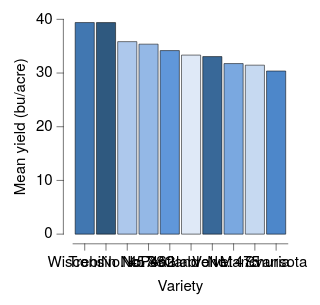

This figure's Vega-Lite source:
### Vega-Lite specification from a JSON file in a GitHub repository (floating-point values rounded to 4 significant figures)
{"background": null, "config": {"arc": {"fill": "#DBDBDB", "fillOpacity": 1.0, "innerRadius": 25.0, "padAngle": 0.03, "stroke": "black", "strokeOpacity": 1, "strokeWidth": 0.25}, "area": {"fill": "#DBDBDB", "fillOpacity": 1.0, "stroke": "black", "strokeOpacity": 1, "strokeWidth": 0.25}, "axis": {"domain": true, "domainCap": "round", "domainColor": "black", "domainWidth": 0.25, "grid": false, "gridCap": "round", "gridColor": "#F1F1F1", "gridDash": [0, 0], "gridOpacity": 1.0, "gridWidth": 0.25, "labelColor": "black", "labelFont": "HelveticaNeue", "labelFontSize": 7, "labelFontStyle": "normal", "labelFontWeight": 400, "offset": 4.5, "ticks": true, "tickCap": "round", "tickColor": "black", "tickRound": false, "tickSize": 3, "tickWidth": 0.25, "titleColor": "black", "titleFont": "HelveticaNeue", "titleFontSize": 7, "titleFontStyle": "normal", "titleFontWeight": 400}, "axisX": {"domain": true, "labelAlign": "center", "labelAngle": 0, "labels": true, "ticks": true, "translate": 0}, "axisY": {"domain": true, "labelAlign": "right", "labelAngle": 0, "labels": true, "ticks": true, "translate": 0}, "axisRight": {"domain": true, "labelAlign": "left", "labelAngle": 0, "labels": true, "ticks": true, "translate": 0}, "axisTop": {"domain": true, "labelAlign": "center", "labelAngle": 0, "labels": true, "ticks": true, "translate": 0}, "axisBand": {"tickOffset": 0}, "bar": {"fill": "#DBDBDB", "fillOpacity": 1.0, "stroke": "black", "strokeOpacity": 1, "strokeWidth": 0.25}, "boxplot": {"size": 9.0, "ticks": {"cornerRadius": 0.25, "fill": "black", "size": 4.5, "thickness": 0.25}, "box": {"fillOpacity": 1.0, "stroke": "black", "strokeOpacity": 1, "strokeWidth": 0.25}, "median": {"fill": "black", "fillOpacity": 1.0, "size": 9.0, "thickness": 0.25}, "rule": {"fill": "black", "fillOpacity": 1.0, "size": 10.0, "stroke": "black", "strokeDash": [0, 0], "strokeOpacity": 1, "strokeWidth": 0.25}, "outliers": {"color": "black", "fill": "black", "fillOpacity": 1.0, "size": 0, "stroke": "black", "strokeOpacity": 1, "strokeWidth": 0.25}}, "circle": {"fill": "black", "fillOpacity": 1.0, "size": 0.5, "stroke": null, "strokeOpacity": 1, "strokeWidth": 0.25}, "errorband": {"band": {"fillOpacity": 0.6, "stroke": null, "strokeWidth": 0.25, "strokeOpacity": 1}, "borders": {"opacity": 0, "strokeOpacity": 0.25, "strokeWidth": 1}}, "errorbar": {"opacity": 1, "rule": {"strokeDash": [0, 0], "strokeWidth": 0.5}, "ticks": {"color": "black", "cornerRadius": 0.25, "opacity": 1, "size": 6.0, "thickness": 0.5}, "thickness": 0.5}, "font": "HelveticaNeue", "geoshape": {"fill": "#DBDBDB", "fillOpacity": 1.0, "stroke": "black", "strokeOpacity": 1, "strokeWidth": 0.25}, "header": {"labelColor": "black", "labelFont": "HelveticaNeue", "labelFontSize": 7, "labelFontStyle": "normal", "labelFontWeight": 400, "titleColor": "black", "titleFont": "HelveticaNeue", "titleFontSize": 7, "titleFontStyle": "normal", "titleFontWeight": 400, "titlePadding": 0}, "legend": {"disable": false, "offset": 4.5, "gradientLength": 50.0, "gradientThickness": 5.0, "gradientOpacity": 1.0, "gradientStrokeColor": "black", "gradientStrokeWidth": 0.25, "labelColor": "black", "labelFont": "HelveticaNeue", "labelFontSize": 7, "labelFontStyle": "normal", "labelFontWeight": 400, "strokeColor": "black", "strokeWidth": 0, "symbolSize": 42, "symbolStrokeColor": "black", "symbolStrokeWidth": 0.25, "titleColor": "black", "titleFont": "HelveticaNeue", "titleFontSize": 7, "titleFontStyle": "normal", "titleFontWeight": 400}, "line": {"color": "black", "stroke": "black", "strokeCap": "round", "strokeDash": [0, 0], "strokeOpacity": 1, "strokeWidth": 0.375}, "point": {"filled": true, "fill": "#DBDBDB", "fillOpacity": 1.0, "size": 5.0, "stroke": "black", "strokeOpacity": 1, "strokeWidth": 0.25}, "range": {"category": ["#DFE9F7", "#C6D9F1", "#ADC8EC", "#94B8E6", "#7AA8E0", "#6097DA", "#4D87CA", "#4177B1", "#386898", "#2F597F", "#264A69", "#1D3A58"], "diverging": {"scheme": ["#DFE9F7", "#C6D9F1", "#ADC8EC", "#94B8E6", "#7AA8E0", "#6097DA", "#4D87CA", "#4177B1", "#386898", "#2F597F", "#264A69", "#1D3A58"]}, "heatmap": {"scheme": ["#DFE9F7", "#C6D9F1", "#ADC8EC", "#94B8E6", "#7AA8E0", "#6097DA", "#4D87CA", "#4177B1", "#386898", "#2F597F", "#264A69", "#1D3A58"]}, "ordinal": {"scheme": ["#DFE9F7", "#C6D9F1", "#ADC8EC", "#94B8E6", "#7AA8E0", "#6097DA", "#4D87CA", "#4177B1", "#386898", "#2F597F", "#264A69", "#1D3A58"]}, "ramp": {"scheme": ["#DFE9F7", "#C6D9F1", "#ADC8EC", "#94B8E6", "#7AA8E0", "#6097DA", "#4D87CA", "#4177B1", "#386898", "#2F597F", "#264A69", "#1D3A58"]}}, "rule": {"color": "black", "stroke": "black", "strokeCap": "round", "strokeDash": [2, 2], "strokeOpacity": 1, "strokeWidth": 0.25}, "scale": {"bandPaddingInner": 0.1, "bandPaddingOuter": 0.1, "round": false}, "rect": {"fill": "#DBDBDB", "fillOpacity": 1.0, "stroke": "black", "strokeOpacity": 1, "strokeWidth": 0.25}, "square": {"fill": "#DBDBDB", "fillOpacity": 1.0, "size": 10.0, "stroke": "black", "strokeOpacity": 1, "strokeWidth": 0.25}, "text": {"color": "black", "font": "HelveticaNeue", "fontSize": 7, "fontStyle": "normal", "fontWeight": 400}, "title": {"anchor": "middle", "frame": "group", "color": "black", "font": "HelveticaNeue", "fontSize": 7, "fontStyle": "normal", "fontWeight": 400, "subtitleColor": "black", "subtitleFont": "HelveticaNeue", "subtitleFontSize": "HelveticaNeue", "subtitleFontStyle": "normal", "subtitleFontWeight": 400}, "view": {"continuousWidth": 100, "continuousHeight": 100, "discreteWidth": 100, "discreteHeight": 100, "fill": null, "stroke": null, "strokeWidth": 0.25}}, "data": {"name": "data-9cc0564cb5591205eeeca8d2429dd11b"}, "mark": {"type": "bar"}, "encoding": {"color": {"field": "variety", "legend": null, "type": "nominal"}, "x": {"field": "variety", "sort": "-y", "title": "Variety", "type": "nominal"}, "y": {"aggregate": "mean", "field": "yield", "title": "Mean yield (bu/acre)", "type": "quantitative"}}, "$schema": "https://vega.github.io/schema/vega-lite/v6.4.1.json", "datasets": {"data-9cc0564cb5591205eeeca8d2429dd11b": [{"yield": 27.0, "variety": "Manchuria", "year": 1931, "site": "University Farm"}, {"yield": 48.87, "variety": "Manchuria", "year": 1931, "site": "Waseca"}, {"yield": 27.43, "variety": "Manchuria", "year": 1931, "site": "Morris"}, {"yield": 39.93, "variety": "Manchuria", "year": 1931, "site": "Crookston"}, {"yield": 32.97, "variety": "Manchuria", "year": 1931, "site": "Grand Rapids"}, {"yield": 28.97, "variety": "Manchuria", "year": 1931, "site": "Duluth"}, {"yield": 43.07, "variety": "Glabron", "year": 1931, "site": "University Farm"}, {"yield": 55.2, "variety": "Glabron", "year": 1931, "site": "Waseca"}, {"yield": 28.77, "variety": "Glabron", "year": 1931, "site": "Morris"}, {"yield": 38.13, "variety": "Glabron", "year": 1931, "site": "Crookston"}, {"yield": 29.13, "variety": "Glabron", "year": 1931, "site": "Grand Rapids"}, {"yield": 29.67, "variety": "Glabron", "year": 1931, "site": "Duluth"}, {"yield": 35.13, "variety": "Svansota", "year": 1931, "site": "University Farm"}, {"yield": 47.33, "variety": "Svansota", "year": 1931, "site": "Waseca"}, {"yield": 25.77, "variety": "Svansota", "year": 1931, "site": "Morris"}, {"yield": 40.47, "variety": "Svansota", "year": 1931, "site": "Crookston"}, {"yield": 29.67, "variety": "Svansota", "year": 1931, "site": "Grand Rapids"}, {"yield": 25.7, "variety": "Svansota", "year": 1931, "site": "Duluth"}, {"yield": 39.9, "variety": "Velvet", "year": 1931, "site": "University Farm"}, {"yield": 50.23, "variety": "Velvet", "year": 1931, "site": "Waseca"}, {"yield": 26.13, "variety": "Velvet", "year": 1931, "site": "Morris"}, {"yield": 41.33, "variety": "Velvet", "year": 1931, "site": "Crookston"}, {"yield": 23.03, "variety": "Velvet", "year": 1931, "site": "Grand Rapids"}, {"yield": 26.3, "variety": "Velvet", "year": 1931, "site": "Duluth"}, {"yield": 36.57, "variety": "Trebi", "year": 1931, "site": "University Farm"}, {"yield": 63.83, "variety": "Trebi", "year": 1931, "site": "Waseca"}, {"yield": 43.77, "variety": "Trebi", "year": 1931, "site": "Morris"}, {"yield": 46.93, "variety": "Trebi", "year": 1931, "site": "Crookston"}, {"yield": 29.77, "variety": "Trebi", "year": 1931, "site": "Grand Rapids"}, {"yield": 33.93, "variety": "Trebi", "year": 1931, "site": "Duluth"}, {"yield": 43.27, "variety": "No. 457", "year": 1931, "site": "University Farm"}, {"yield": 58.1, "variety": "No. 457", "year": 1931, "site": "Waseca"}, {"yield": 28.7, "variety": "No. 457", "year": 1931, "site": "Morris"}, {"yield": 45.67, "variety": "No. 457", "year": 1931, "site": "Crookston"}, {"yield": 32.17, "variety": "No. 457", "year": 1931, "site": "Grand Rapids"}, {"yield": 33.6, "variety": "No. 457", "year": 1931, "site": "Duluth"}, {"yield": 36.6, "variety": "No. 462", "year": 1931, "site": "University Farm"}, {"yield": 65.77, "variety": "No. 462", "year": 1931, "site": "Waseca"}, {"yield": 30.37, "variety": "No. 462", "year": 1931, "site": "Morris"}, {"yield": 48.57, "variety": "No. 462", "year": 1931, "site": "Crookston"}, {"yield": 24.93, "variety": "No. 462", "year": 1931, "site": "Grand Rapids"}, {"yield": 28.1, "variety": "No. 462", "year": 1931, "site": "Duluth"}, {"yield": 32.77, "variety": "Peatland", "year": 1931, "site": "University Farm"}, {"yield": 48.57, "variety": "Peatland", "year": 1931, "site": "Waseca"}, {"yield": 29.87, "variety": "Peatland", "year": 1931, "site": "Morris"}, {"yield": 41.6, "variety": "Peatland", "year": 1931, "site": "Crookston"}, {"yield": 34.7, "variety": "Peatland", "year": 1931, "site": "Grand Rapids"}, {"yield": 32.0, "variety": "Peatland", "year": 1931, "site": "Duluth"}, {"yield": 24.67, "variety": "No. 475", "year": 1931, "site": "University Farm"}, {"yield": 46.77, "variety": "No. 475", "year": 1931, "site": "Waseca"}, {"yield": 22.6, "variety": "No. 475", "year": 1931, "site": "Morris"}, {"yield": 44.1, "variety": "No. 475", "year": 1931, "site": "Crookston"}, {"yield": 19.7, "variety": "No. 475", "year": 1931, "site": "Grand Rapids"}, {"yield": 33.07, "variety": "No. 475", "year": 1931, "site": "Duluth"}, {"yield": 39.3, "variety": "Wisconsin No. 38", "year": 1931, "site": "University Farm"}, {"yield": 58.8, "variety": "Wisconsin No. 38", "year": 1931, "site": "Waseca"}, {"yield": 29.47, "variety": "Wisconsin No. 38", "year": 1931, "site": "Morris"}, {"yield": 49.87, "variety": "Wisconsin No. 38", "year": 1931, "site": "Crookston"}, {"yield": 34.47, "variety": "Wisconsin No. 38", "year": 1931, "site": "Grand Rapids"}, {"yield": 31.6, "variety": "Wisconsin No. 38", "year": 1931, "site": "Duluth"}, {"yield": 26.9, "variety": "Manchuria", "year": 1932, "site": "University Farm"}, {"yield": 33.47, "variety": "Manchuria", "year": 1932, "site": "Waseca"}, {"yield": 34.37, "variety": "Manchuria", "year": 1932, "site": "Morris"}, {"yield": 32.97, "variety": "Manchuria", "year": 1932, "site": "Crookston"}, {"yield": 22.13, "variety": "Manchuria", "year": 1932, "site": "Grand Rapids"}, {"yield": 22.57, "variety": "Manchuria", "year": 1932, "site": "Duluth"}, {"yield": 36.8, "variety": "Glabron", "year": 1932, "site": "University Farm"}, {"yield": 37.73, "variety": "Glabron", "year": 1932, "site": "Waseca"}, {"yield": 35.13, "variety": "Glabron", "year": 1932, "site": "Morris"}, {"yield": 26.17, "variety": "Glabron", "year": 1932, "site": "Crookston"}, {"yield": 14.43, "variety": "Glabron", "year": 1932, "site": "Grand Rapids"}, {"yield": 25.87, "variety": "Glabron", "year": 1932, "site": "Duluth"}, {"yield": 27.43, "variety": "Svansota", "year": 1932, "site": "University Farm"}, {"yield": 38.5, "variety": "Svansota", "year": 1932, "site": "Waseca"}, {"yield": 35.03, "variety": "Svansota", "year": 1932, "site": "Morris"}, {"yield": 20.63, "variety": "Svansota", "year": 1932, "site": "Crookston"}, {"yield": 16.63, "variety": "Svansota", "year": 1932, "site": "Grand Rapids"}, {"yield": 22.23, "variety": "Svansota", "year": 1932, "site": "Duluth"}, {"yield": 26.8, "variety": "Velvet", "year": 1932, "site": "University Farm"}, {"yield": 37.4, "variety": "Velvet", "year": 1932, "site": "Waseca"}, {"yield": 38.83, "variety": "Velvet", "year": 1932, "site": "Morris"}, {"yield": 32.07, "variety": "Velvet", "year": 1932, "site": "Crookston"}, {"yield": 32.23, "variety": "Velvet", "year": 1932, "site": "Grand Rapids"}, {"yield": 22.47, "variety": "Velvet", "year": 1932, "site": "Duluth"}, {"yield": 29.07, "variety": "Trebi", "year": 1932, "site": "University Farm"}, {"yield": 49.23, "variety": "Trebi", "year": 1932, "site": "Waseca"}, {"yield": 46.63, "variety": "Trebi", "year": 1932, "site": "Morris"}, {"yield": 41.83, "variety": "Trebi", "year": 1932, "site": "Crookston"}, {"yield": 20.63, "variety": "Trebi", "year": 1932, "site": "Grand Rapids"}, {"yield": 30.6, "variety": "Trebi", "year": 1932, "site": "Duluth"}, {"yield": 26.43, "variety": "No. 457", "year": 1932, "site": "University Farm"}, {"yield": 42.2, "variety": "No. 457", "year": 1932, "site": "Waseca"}, {"yield": 43.53, "variety": "No. 457", "year": 1932, "site": "Morris"}, {"yield": 34.33, "variety": "No. 457", "year": 1932, "site": "Crookston"}, {"yield": 19.47, "variety": "No. 457", "year": 1932, "site": "Grand Rapids"}, {"yield": 22.7, "variety": "No. 457", "year": 1932, "site": "Duluth"}, {"yield": 25.57, "variety": "No. 462", "year": 1932, "site": "University Farm"}, {"yield": 44.7, "variety": "No. 462", "year": 1932, "site": "Waseca"}, {"yield": 47.0, "variety": "No. 462", "year": 1932, "site": "Morris"}, {"yield": 30.53, "variety": "No. 462", "year": 1932, "site": "Crookston"}, {"yield": 19.9, "variety": "No. 462", "year": 1932, "site": "Grand Rapids"}, {"yield": 22.5, "variety": "No. 462", "year": 1932, "site": "Duluth"}, {"yield": 28.07, "variety": "Peatland", "year": 1932, "site": "University Farm"}, {"yield": 36.03, "variety": "Peatland", "year": 1932, "site": "Waseca"}, {"yield": 43.2, "variety": "Peatland", "year": 1932, "site": "Morris"}, {"yield": 25.23, "variety": "Peatland", "year": 1932, "site": "Crookston"}, {"yield": 26.77, "variety": "Peatland", "year": 1932, "site": "Grand Rapids"}, {"yield": 31.37, "variety": "Peatland", "year": 1932, "site": "Duluth"}, {"yield": 30.0, "variety": "No. 475", "year": 1932, "site": "University Farm"}, {"yield": 41.27, "variety": "No. 475", "year": 1932, "site": "Waseca"}, {"yield": 44.23, "variety": "No. 475", "year": 1932, "site": "Morris"}, {"yield": 32.13, "variety": "No. 475", "year": 1932, "site": "Crookston"}, {"yield": 15.23, "variety": "No. 475", "year": 1932, "site": "Grand Rapids"}, {"yield": 27.37, "variety": "No. 475", "year": 1932, "site": "Duluth"}, {"yield": 38.0, "variety": "Wisconsin No. 38", "year": 1932, "site": "University Farm"}, {"yield": 58.17, "variety": "Wisconsin No. 38", "year": 1932, "site": "Waseca"}, {"yield": 47.17, "variety": "Wisconsin No. 38", "year": 1932, "site": "Morris"}, {"yield": 35.9, "variety": "Wisconsin No. 38", "year": 1932, "site": "Crookston"}, {"yield": 20.67, "variety": "Wisconsin No. 38", "year": 1932, "site": "Grand Rapids"}, {"yield": 29.33, "variety": "Wisconsin No. 38", "year": 1932, "site": "Duluth"}]}}
